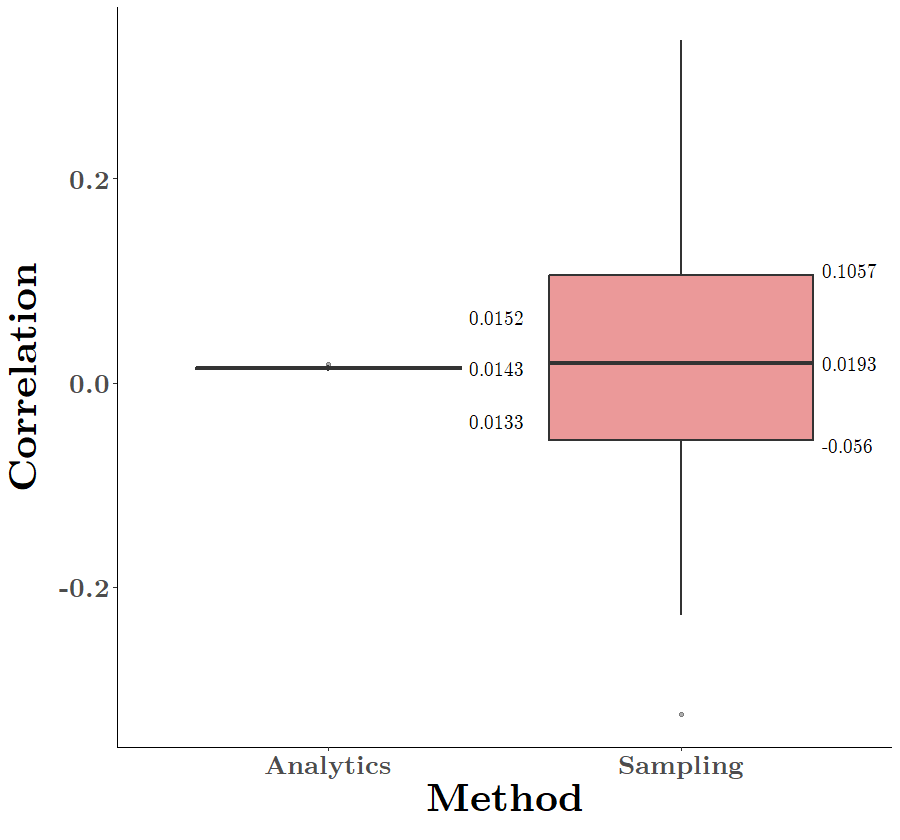

The R source for this figure:
if(FALSE){
  set.seed(1234)
  seen <- hDP_XT2(n1=10,n2=10,P00=runif,smpl_method = "alt",start = 1,c0=1,c=1)
  seen_mat <- hDP_XT2_to_mat(seen)[,c(1,3,4),drop = FALSE]
} else {
  load("simulations/total_cov_VS_sampling/Poisson3_data.rda")
}

if(FALSE){
  require("doParallel")
  n_Cores <- detectCores()
  cluster <- makeCluster(n_Cores-1)
  registerDoParallel(cluster)
  
  reps <- 100
  
  smpl_vals <- foreach(i = seq_len(reps), .combine = c, .inorder = FALSE, .export = c("gibbs_smpl_corr","do_outer_diag","do_outer_mat","hDP_X2_mat_data","hDP_mat_X2_help","logSumExp","update_q_probs","gibbs_tabs")) %dopar%
    {gibbs_smpl_corr(baseln = runif,seen = seen_mat, M = 10000,c=1,c0=1)}
  anal_vals <- foreach(i = seq_len(reps), .combine = c, .inorder = FALSE, .export = c("gibbs_anal_corr","do_outer_diag","do_outer_mat","hDP_X2_mat_data","hDP_mat_X2_help","logSumExp","update_q_probs","gibbs_tabs")) %dopar%
    {gibbs_anal_corr(baseln = runif,seen = seen_mat,max_iter = 10,c=1,c0=1)}
  
  df_new <- data.frame(Value=c(smpl_vals,anal_vals),Method=as.factor(c(rep("Sampling",100),rep("Analytics",100))))
  save(df_new,file="smpl_vs_anal.RData")
  
} else {
  load("smpl_vs_anal.RData")
}

df_new <- data.frame(df_new)

quartiles_anal <- df_new %>%
  dplyr::filter(Method == "Analytics") %>% 
  reframe(y = round(quantile(Value, c(.25, .5, .75)),digits=4))

quartiles_smpl <- df_new %>% 
  dplyr::filter(Method == "Sampling") %>% 
  reframe(y = round(quantile(Value, c(.25, .5, .75)),digits=4))


options(digits = 6)
ggplot(df_new, aes(y = Value, x = Method)) +
  geom_boxplot(aes(fill = Method),linewidth=0.75,alpha = 0.4, show.legend = FALSE) +
  geom_text(data = quartiles_anal, aes(x = "Analytics", y = y + sign(y-y[2])*0.05, label = y),
            nudge_x = .4,
            hjust = 0,
            size = 5,
            family = "LM Roman 10") +
  geom_text(data = quartiles_smpl, aes(x = "Sampling", y = y + sign(y-y[2])*0.005, label = y),
            nudge_x = .4,
            hjust = 0,
            size = 5,
            family = "LM Roman 10") +
  scale_fill_manual(name = "Method", values = c("Sampling"="red3","Analytics"="blue3")) +
  labs(y = "Correlation", x = "Method") +
  theme_classic() +
  theme(axis.title = element_text(vjust = 0, family="LM Roman 10", size = 30,face="bold"),
        axis.text = element_text(size = 20, family="LM Roman 10", face = "bold"))

save
